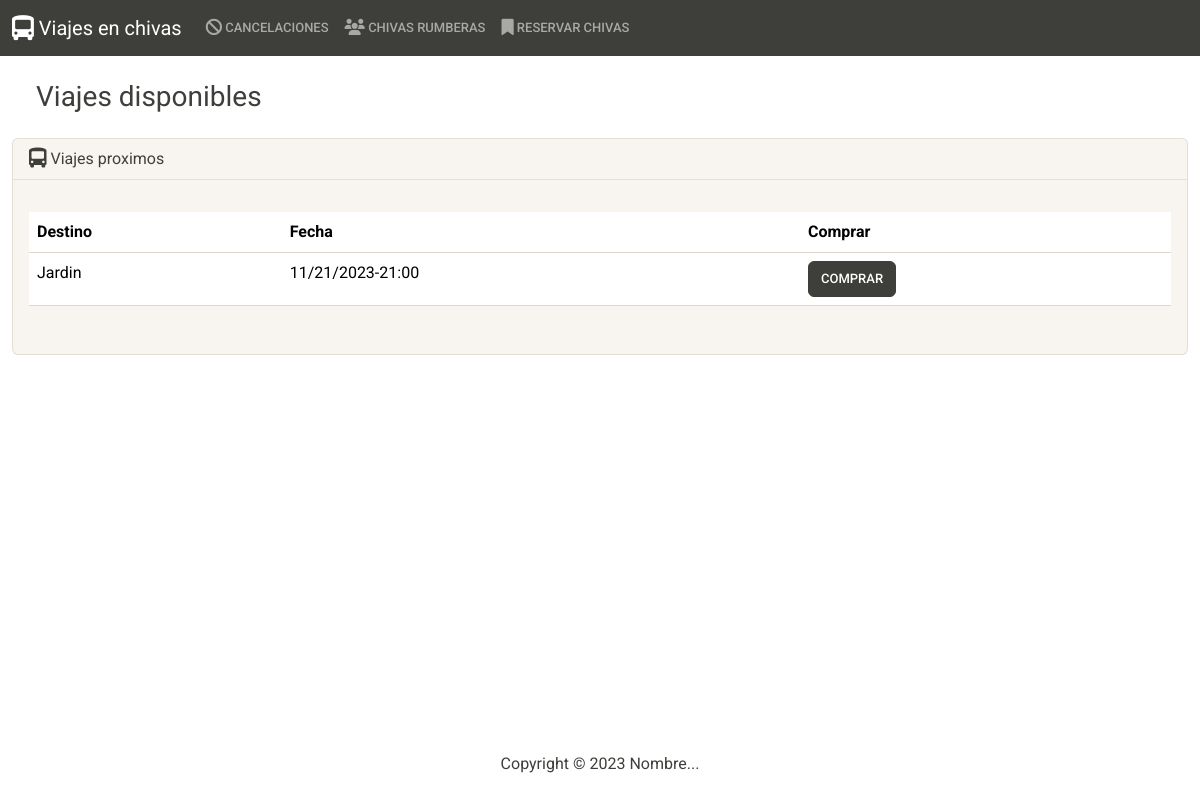
Before: / with the older database file.
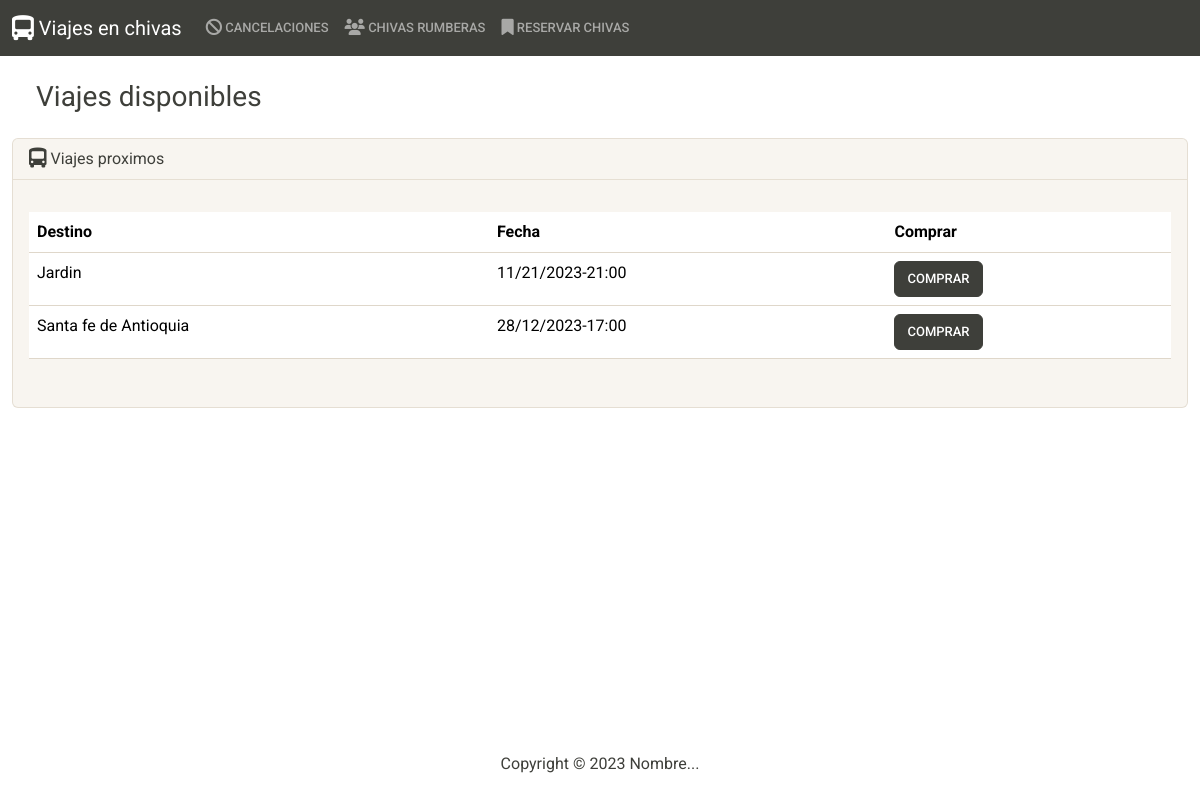
After: the same page with the newer database file.
### app/models.py (models this page shows, shortened)
class Viajes(models.Model):
    destino = models.CharField(max_length=30)
    fecha_salida = models.CharField(max_length=20)
    asientos_disponibles = models.PositiveIntegerField()
    estado_actual = models.CharField(max_length=10)
    chiva_asignada = models.CharField(max_length=20)
    precio_asiento = models.FloatField()
    conductor_asignado = models.CharField(max_length=20)

### app/views.py (the view)
# urls.py: path('',views.index,name="index2"),
def index(request):
    viajes = Viajes.objects.all()
    return render(request, 'index2.html', {'viajes': viajes})

### app/templates/index2.html
{% extends "base.html" %}
{% block body %}
<h3 class="m-4">Viajes disponibles</h3>
  <div class="row">
      <div class="col-12">
          {% if viajes %}
          <div class="card bg-light mb-3">
              <div class="card-header">
                  <i class="fa-solid fa-bus-simple fa-lg"></i> Viajes proximos
              </div>
              <div class="card-body">
                <p class="card-text">
                  <div class="table-responsive">
                      <table class="table table-hover">
                          <thead>
                            <tr>
                              <th scope="col">Destino</th>
                              <th scope="col">Fecha</th>
                              <th scope="col">Comprar</th>
                            </tr>
                          </thead>
                          <tbody>
                              {% for viaje in viajes %}
                              <tr>
                                  <td>{{ viaje.destino }}</td>
                                  <td>{{ viaje.fecha_salida }}</td>
                                  <td>
                                    <a class="btn btn-dark" href="{% url 'comprarTiquete' viaje_id=viaje.id %}">Comprar</a>
                                  </td>
                              </tr>
                              {% endfor %}
                          </tbody>
                        </table>
                  </div>
                </p>
              </div>
          </div>
          {% else %}
              <h5 class="alert alert-primary ms-4 me-4 bg-dark">No hay viajes disponibles</h5>
          {% endif %}
      </div>
  </div>
{% endblock  %}

### app/templates/base.html (shortened to what this page needs)
{% load static %}
<!DOCTYPE html>
<html lang="en">
<head>
    <link rel="stylesheet" href="https://cdnjs.cloudflare.com/ajax/libs/font-awesome/6.4.2/css/all.min.css"/>
    <link rel="stylesheet" href="{% static 'bootstrap.css' %}">
</head>
<body class="d-flex flex-column min-vh-100">
    <nav class="navbar navbar-expand-lg bg-dark" data-bs-theme="dark">
        <div class="container-fluid">
            <a class="navbar-brand" href="{% url 'index2' %}">
                <i class="fa-solid fa-bus-simple fa-lg"></i> Viajes en chivas
            </a>
          <div class="collapse navbar-collapse" id="navbarColor02">
            <ul class="navbar-nav me-auto">
              <li class="nav-item">
                <a class="nav-link" href="{% url 'cancelaciones' %}">
                     Cancelaciones
                </a>
              </li>
              <li class="nav-item">
                <a class="nav-link" href="#">
                     Chivas rumberas
                </a>
              </li>
              <li class="nav-item">
                <a class="nav-link" href="{% url 'seleccionarChiva' %}">
                     Reservar chivas
                </a>
              </li>
            </ul>
          </div>
        </div>
      </nav>
      <div class="container-fluid">
        {% block body %}
        {% endblock %}
      </div>
    <footer class="mt-auto mb-4">
        <div class="text-center ">
            <span>
                Copyright &copy; <script>document.write(new Date().getFullYear())</script> Nombre...
            </span>
        </div>
    </footer>
</body>
</html>

Changed rows visible on the page:
added Viajes: destino "Santa fe de Antioquia", fecha_salida "28/12/2023-17:00"
